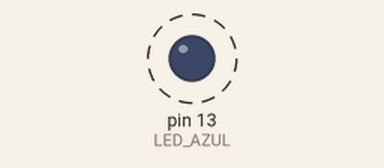
This sketch was run on a simulated Arduino Uno, built with avr-gcc and run on an emulated ATmega328P. On the bench: output pins drawn as LEDs (lit = HIGH). Dashed ring = blinking. What the sketch prints to the serial monitor is not drawn.

Above: at 0.6 s.
Timing chart, 0 to 3.0 s (numbered marks = the images above):
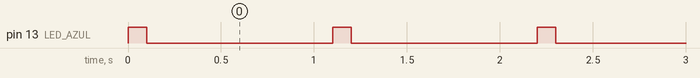

Measured:
- by itself, pin 13 (LED_AZUL): alternates HIGH for 0.10 s and LOW for 1.0 s

The sketch:

controller_one.ino
```cpp
#define LED_AZUL 13
#define LED_AMARELO 13

void setup() {
  pinMode(LED_AZUL, OUTPUT);
  pinMode(LED_AMARELO, OUTPUT);
  Serial.begin(115200);

}

void loop() {
  digitalWrite(LED_AZUL,HIGH);
  delay(100);
  digitalWrite(LED_AZUL,LOW);
  delay(1000);
  Serial.println("Piscou...!!!");
}
```
